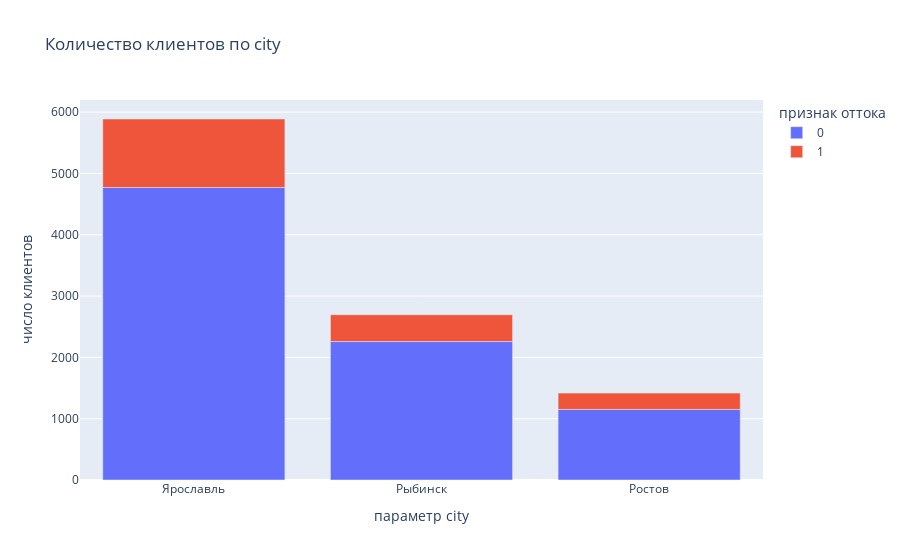
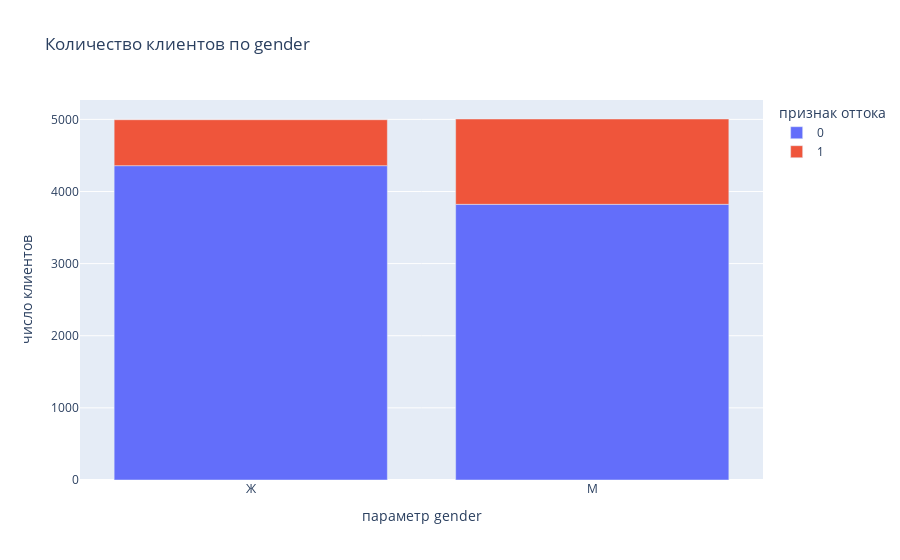
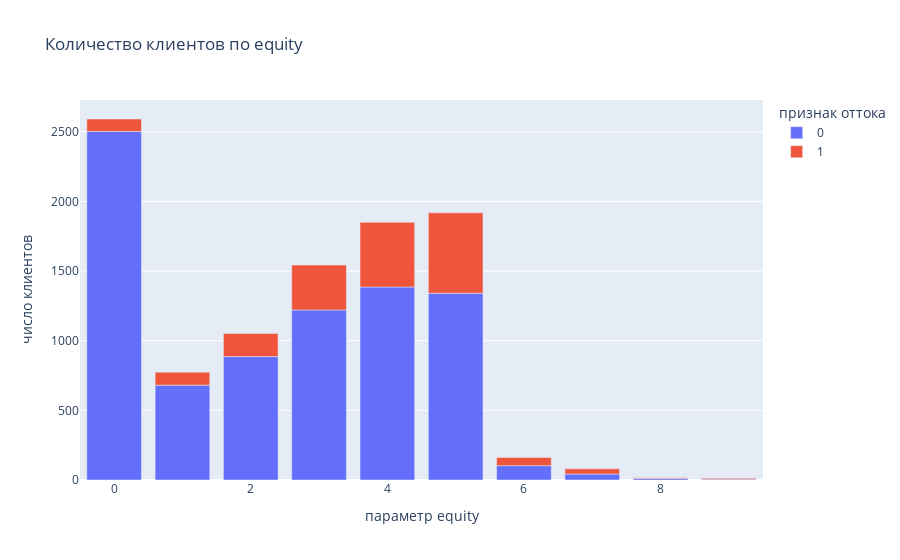
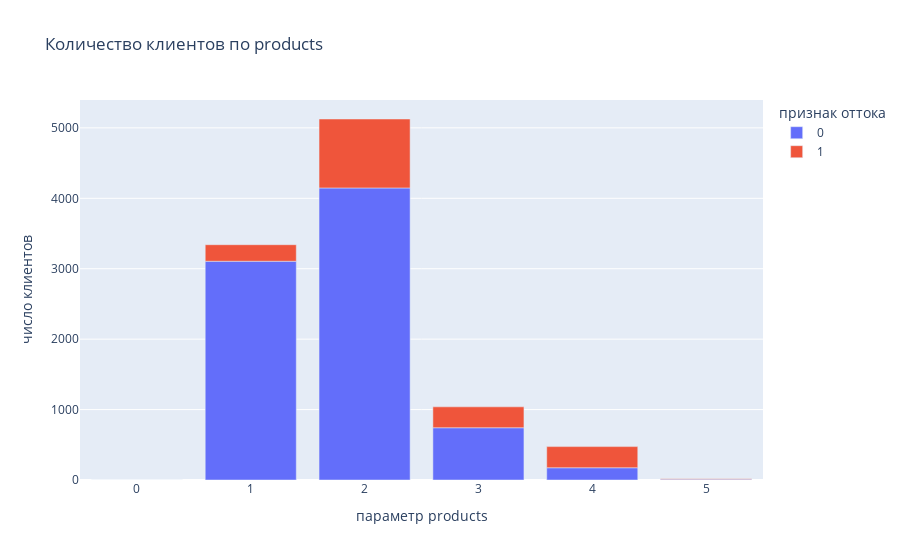

The code cell stored with these charts, in order, in its notebook:
### Code cell
parameters=['city','gender', 'equity', 'products', 'credit_card', 'last_activity']

for i in range(len(parameters)):
    data= df.groupby([parameters[i],'churn'])['user_id'].count()
    data=data.reset_index()
    data.columns=[i,'churn', 'count']
    data['churn']=data['churn'].astype(str)
    data['percent']=
    data=data.sort_values('count',ascending=False)
    fig = px.bar(data, x=i, y='count', color='churn', title=(f'Количество клиентов по {parameters[i]}'))
    fig.update_layout(
    xaxis_title=(f'параметр {parameters[i]}'),
    yaxis_title="число клиентов",
    legend=dict(title="признак оттока"))

    fig.show()

### Figure 1 — Plotly figure (JSON) as saved in the notebook; plotly's stock layout.template omitted (floating-point values rounded to 4 significant figures)
{"data": [{"alignmentgroup": "True", "hovertemplate": "churn=0<br>0=%{x}<br>count=%{y}<extra></extra>", "legendgroup": "0", "marker": {"color": "#636efa", "pattern": {"shape": ""}}, "name": "0", "offsetgroup": "0", "orientation": "v", "showlegend": true, "textposition": "auto", "type": "bar", "x": ["Ярославль", "Рыбинск", "Ростов"], "xaxis": "x", "y": [4771, 2258, 1151], "yaxis": "y"}, {"alignmentgroup": "True", "hovertemplate": "churn=1<br>0=%{x}<br>count=%{y}<extra></extra>", "legendgroup": "1", "marker": {"color": "#EF553B", "pattern": {"shape": ""}}, "name": "1", "offsetgroup": "1", "orientation": "v", "showlegend": true, "textposition": "auto", "type": "bar", "x": ["Ярославль", "Рыбинск", "Ростов"], "xaxis": "x", "y": [1117, 437, 266], "yaxis": "y"}], "layout": {"barmode": "relative", "legend": {"title": {"text": "признак оттока"}, "tracegroupgap": 0}, "title": {"text": "Количество клиентов по city"}, "xaxis": {"anchor": "y", "domain": [0, 1], "title": {"text": "параметр city"}}, "yaxis": {"anchor": "x", "domain": [0, 1], "title": {"text": "число клиентов"}}}}

### Figure 2 — Plotly figure (JSON) as saved in the notebook; plotly's stock layout.template omitted (floating-point values rounded to 4 significant figures)
{"data": [{"alignmentgroup": "True", "hovertemplate": "churn=0<br>1=%{x}<br>count=%{y}<extra></extra>", "legendgroup": "0", "marker": {"color": "#636efa", "pattern": {"shape": ""}}, "name": "0", "offsetgroup": "0", "orientation": "v", "showlegend": true, "textposition": "auto", "type": "bar", "x": ["Ж", "М"], "xaxis": "x", "y": [4358, 3822], "yaxis": "y"}, {"alignmentgroup": "True", "hovertemplate": "churn=1<br>1=%{x}<br>count=%{y}<extra></extra>", "legendgroup": "1", "marker": {"color": "#EF553B", "pattern": {"shape": ""}}, "name": "1", "offsetgroup": "1", "orientation": "v", "showlegend": true, "textposition": "auto", "type": "bar", "x": ["М", "Ж"], "xaxis": "x", "y": [1183, 637], "yaxis": "y"}], "layout": {"barmode": "relative", "legend": {"title": {"text": "признак оттока"}, "tracegroupgap": 0}, "title": {"text": "Количество клиентов по gender"}, "xaxis": {"anchor": "y", "domain": [0, 1], "title": {"text": "параметр gender"}}, "yaxis": {"anchor": "x", "domain": [0, 1], "title": {"text": "число клиентов"}}}}

### Figure 3 — Plotly figure (JSON) as saved in the notebook; plotly's stock layout.template omitted (floating-point values rounded to 4 significant figures)
{"data": [{"alignmentgroup": "True", "hovertemplate": "churn=0<br>2=%{x}<br>count=%{y}<extra></extra>", "legendgroup": "0", "marker": {"color": "#636efa", "pattern": {"shape": ""}}, "name": "0", "offsetgroup": "0", "orientation": "v", "showlegend": true, "textposition": "auto", "type": "bar", "x": [0, 4, 5, 3, 2, 1, 6, 7, 8, 9], "xaxis": "x", "y": [2502, 1386, 1341, 1221, 886, 681, 103, 43, 11, 6], "yaxis": "y"}, {"alignmentgroup": "True", "hovertemplate": "churn=1<br>2=%{x}<br>count=%{y}<extra></extra>", "legendgroup": "1", "marker": {"color": "#EF553B", "pattern": {"shape": ""}}, "name": "1", "offsetgroup": "1", "orientation": "v", "showlegend": true, "textposition": "auto", "type": "bar", "x": [5, 4, 3, 2, 1, 0, 6, 7, 9, 8], "xaxis": "x", "y": [577, 464, 322, 166, 93, 90, 58, 37, 7, 6], "yaxis": "y"}], "layout": {"barmode": "relative", "legend": {"title": {"text": "признак оттока"}, "tracegroupgap": 0}, "title": {"text": "Количество клиентов по equity"}, "xaxis": {"anchor": "y", "domain": [0, 1], "title": {"text": "параметр equity"}}, "yaxis": {"anchor": "x", "domain": [0, 1], "title": {"text": "число клиентов"}}}}

### Figure 4 — Plotly figure (JSON) as saved in the notebook; plotly's stock layout.template omitted (floating-point values rounded to 4 significant figures)
{"data": [{"alignmentgroup": "True", "hovertemplate": "churn=0<br>3=%{x}<br>count=%{y}<extra></extra>", "legendgroup": "0", "marker": {"color": "#636efa", "pattern": {"shape": ""}}, "name": "0", "offsetgroup": "0", "orientation": "v", "showlegend": true, "textposition": "auto", "type": "bar", "x": [2, 1, 3, 4, 5], "xaxis": "x", "y": [4147, 3106, 742, 174, 11], "yaxis": "y"}, {"alignmentgroup": "True", "hovertemplate": "churn=1<br>3=%{x}<br>count=%{y}<extra></extra>", "legendgroup": "1", "marker": {"color": "#EF553B", "pattern": {"shape": ""}}, "name": "1", "offsetgroup": "1", "orientation": "v", "showlegend": true, "textposition": "auto", "type": "bar", "x": [2, 4, 3, 1, 5, 0], "xaxis": "x", "y": [979, 300, 297, 235, 8, 1], "yaxis": "y"}], "layout": {"barmode": "relative", "legend": {"title": {"text": "признак оттока"}, "tracegroupgap": 0}, "title": {"text": "Количество клиентов по products"}, "xaxis": {"anchor": "y", "domain": [0, 1], "title": {"text": "параметр products"}}, "yaxis": {"anchor": "x", "domain": [0, 1], "title": {"text": "число клиентов"}}}}
